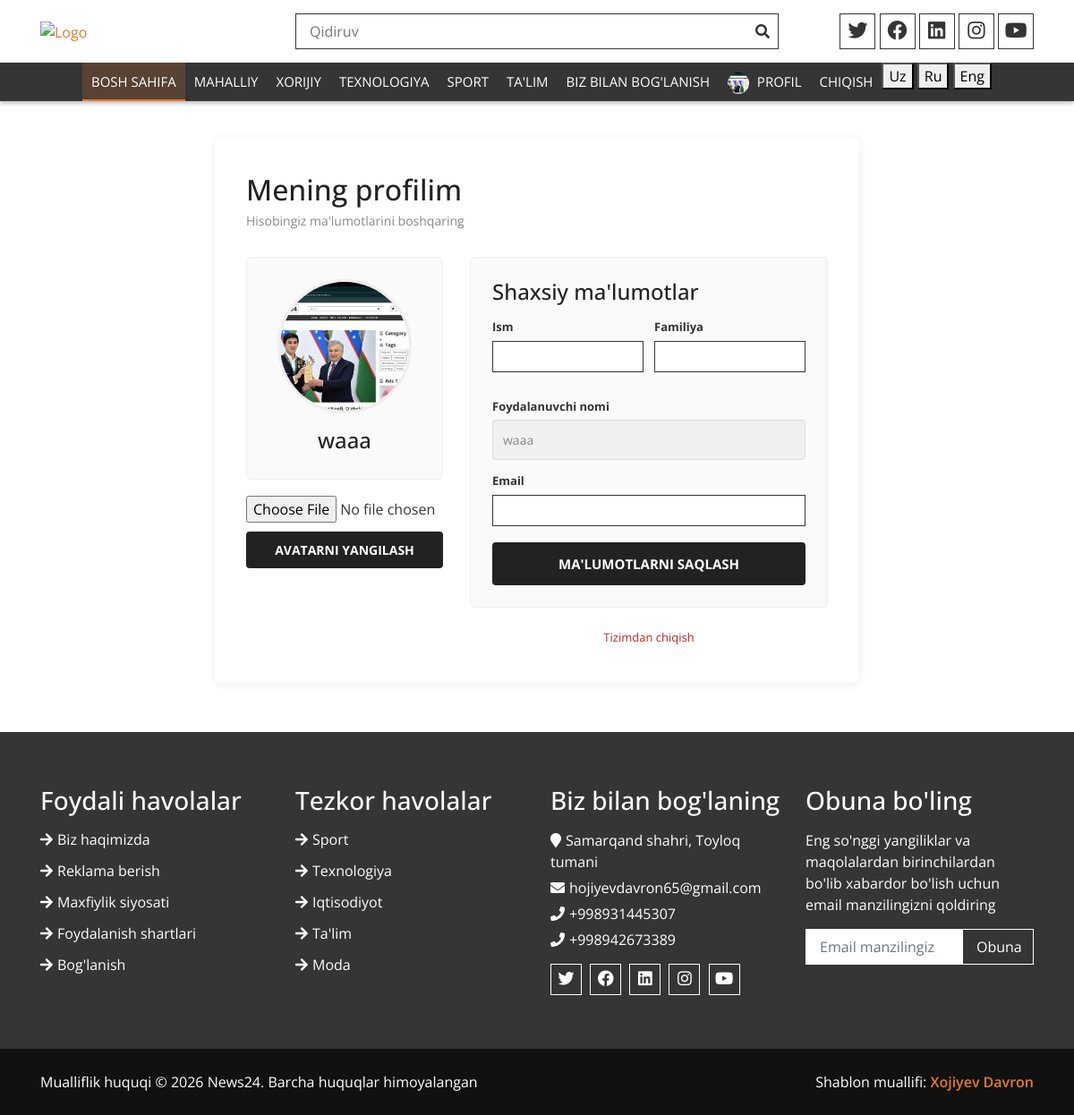
Page /profile/ (signed in) on the committed database.
### account/models.py (models this page shows, shortened)
class User(AbstractUser):
    pass

class Profile(models.Model):
    user = models.OneToOneField(User, on_delete=models.CASCADE)
    avatar = models.ImageField(upload_to='avatars',null=True, blank=True)
    bio = models.TextField(blank=True)

### account/views.py (the view)
# urls.py: path('profile/',  views.profile_view,  name='profile'),
@login_required
def profile_view(request):
    profile, created = Profile.objects.get_or_create(user=request.user)
    if request.method == 'POST':
        if 'update_profile' in request.POST:
            profile_form = ProfileForm(request.POST, instance=request.user)
            avatar_form = AvatarForm(instance=profile)
            if profile_form.is_valid():
                profile_form.save()
                messages.success(request, "Profil ma'lumotlari yangilandi.")
                return redirect('profile')
        elif 'update_avatar' in request.POST:
            profile_form = ProfileForm(instance=request.user)
            avatar_form = AvatarForm(request.POST, request.FILES, instance=profile)
            if avatar_form.is_valid():
                avatar_form.save()
                messages.success(request, "Avatar yangilandi.")
                return redirect('profile')
        else:
            profile_form = ProfileForm(instance=request.user)
            avatar_form = AvatarForm(instance=profile)
    else:
        profile_form = ProfileForm(instance=request.user)
        avatar_form = AvatarForm(instance=profile)
    context = {
        'profile_form': profile_form,
        'avatar_form': avatar_form,
        'profile': profile,
    }
    return render(request, 'profile.html', context)

### templates/profile.html (shortened to what this page needs)
  {% extends 'base.html' %}
{% block content %}
  <div style="display:flex; justify-content:center; padding:40px 20px;">
    <div style="background:#fff; width:720px; padding:40px 35px; border-radius:6px; box-shadow:0 2px 10px rgba(0,0,0,0.08);">
      <h2 style="margin-top:0; margin-bottom:5px; color:#222;">Mening profilim</h2>
      <p style="color:#888; font-size:14px; margin-top:0; margin-bottom:30px;">Hisobingiz ma'lumotlarini boshqaring</p>
      <div style="display:flex; gap:30px; flex-wrap:wrap;">
        <div style="flex:0 0 220px; text-align:center;">
          <div style="background:#fafafa; border:1px solid #eee; border-radius:6px; padding:24px;">
            {% if profile.avatar %}
              <img src="{{ profile.avatar.url }}" alt="Avatar"
                   style="width:150px; height:150px; border-radius:50%; object-fit:cover; border:3px solid #eee; display:block; margin:0 auto 16px auto;">
            {% else %}
              <img src="https://via.placeholder.com/150x150.png?text={{ user.username|first|upper }}"
                   alt="Avatar"
                   style="width:150px; height:150px; border-radius:50%; object-fit:cover; border:3px solid #eee; display:block; margin:0 auto 16px auto;">
            {% endif %}
            <h4 style="margin:0 0 4px 0; color:#222;">{{ user.username }}</h4>
          </div>
          <form action="{% url 'profile' %}" method="POST" enctype="multipart/form-data" style="margin-top:18px;">
            {{ avatar_form.avatar }}
            <button type="submit" name="update_avatar"
                    style="margin-top:10px; width:100%; padding:10px; background:#222; color:#fff; border:none; border-radius:4px; font-size:14px; font-weight:bold; cursor:pointer;">
              AVATARNI YANGILASH
            </button>
          </form>
        </div>
        <div style="flex:1; min-width:300px;">
          <div style="background:#fafafa; border:1px solid #eee; border-radius:6px; padding:24px;">
            <h4 style="margin-top:0; color:#222;">Shaxsiy ma'lumotlar</h4>
            <form action="{% url 'profile' %}" method="POST">
              <div style="display:flex; gap:12px; margin-bottom:14px;">
                <div style="flex:1;">
                  <label style="font-size:13px; font-weight:bold; color:#333; display:block; margin-bottom:5px;">Ism</label>
                  {{ profile_form.first_name }}
                </div>
                <div style="flex:1;">
                  <label style="font-size:13px; font-weight:bold; color:#333; display:block; margin-bottom:5px;">Familiya</label>
                  {{ profile_form.last_name }}
                </div>
              </div>
              <label style="font-size:13px; font-weight:bold; color:#333; display:block; margin-bottom:5px;">Foydalanuvchi nomi</label>
              <input type="text" value="{{ user.username }}" disabled
                     style="width:100%; padding:11px; margin-bottom:14px; border:1px solid #ddd; border-radius:4px; box-sizing:border-box; font-size:14px; background:#f0f0f0; color:#888;">
              <label style="font-size:13px; font-weight:bold; color:#333; display:block; margin-bottom:5px;">Email</label>
              {{ profile_form.email }}
              <button type="submit" name="update_profile"
                      style="width:100%; padding:13px; background:#222; color:#fff; border:none; border-radius:4px; font-size:15px; font-weight:bold; cursor:pointer;">
                MA'LUMOTLARNI SAQLASH
              </button>
            </form>
          </div>
          <div style="text-align:center; margin-top:20px;">
            <a href="{% url 'logout' %}" style="color:#b32a25; font-size:13px; text-decoration:none;">Tizimdan chiqish</a>
          </div>
        </div>
      </div>
    </div>
  </div>
{% endblock content %}

### templates/base.html (shortened to what this page needs)
{% load static %}
<!DOCTYPE html>
{% load i18n %}
<html lang="uz">
    <head>
        <link href="https://stackpath.bootstrapcdn.com/bootstrap/4.4.1/css/bootstrap.min.css" rel="stylesheet">
        <link href="https://cdnjs.cloudflare.com/ajax/libs/font-awesome/5.10.0/css/all.min.css" rel="stylesheet">
        <link href="lib/slick/slick.css" rel="stylesheet">
        <link href="lib/slick/slick-theme.css" rel="stylesheet">
        <link href="{% static 'css/style.css' %}" rel="stylesheet">
    </head>
    <body>
        <div class="top-header">
            <div class="container">
                <div class="row align-items-center">
                    <div class="col-lg-3 col-md-4">
                        <div class="logo">
                            <a href="">
                                <img src="{% static 'img/logo.png' %}" alt="Logo">
                            </a>
                        </div>
                    </div>
                    <div class="col-lg-6 col-md-4">
                        <form class="search"  method="GET">
                            <input type="text" placeholder="Qidiruv" name="q">
                            <button type="submit"><i class="fa fa-search"></i></button>
                        </form>
                    </div>
                    <div class="col-lg-3 col-md-4">
                        <div class="social">
                            <a href=""><i class="fab fa-twitter"></i></a>
                            <a href=""><i class="fab fa-facebook"></i></a>
                            <a href=""><i class="fab fa-linkedin"></i></a>
                            <a href=""><i class="fab fa-instagram"></i></a>
                            <a href=""><i class="fab fa-youtube"></i></a>
                        </div>
                    </div>
                </div>
            </div>
        </div>
        <div class="header">
            <div class="container">
                <nav class="navbar navbar-expand-md bg-dark navbar-dark">
                    <div class="collapse navbar-collapse justify-content-between" id="navbarCollapse">
                        <div class="navbar-nav m-auto">
                            <a href="{% url 'home' %}" class="nav-item nav-link active">{% trans 'Bosh sahifa' %}</a>
                            <a href="{% url 'local_news' %}" class="nav-item nav-link">{% trans 'Mahalliy' %}</a>
                            <a href="{% url 'global_news' %}" class="nav-item nav-link">{% trans 'Xorijiy' %}</a>
                            <a href="{% url 'technology_news' %}" class="nav-item nav-link">{% trans 'Texnologiya' %}</a>
                            <a href="{% url 'sports' %}" class="nav-item nav-link">{% trans 'Sport' %}</a>
                            <a href="{% url 'edu' %}" class="nav-item nav-link">{% trans "Ta'lim" %}</a>
                            <a href="{% url 'contact' %}" class="nav-item nav-link">{% trans "Biz bilan Bog'lanish" %}</a>
                            {% if user.is_authenticated %}
                                <a href="{% url 'profile' %}" class="nav-item nav-link">
                                    {% if user.profile.avatar %}
                                        <img src="{{ user.profile.avatar.url }}" alt="avatar"
                                             style="width:24px; height:24px; border-radius:50%; object-fit:cover; vertical-align:middle; margin-right:5px;">
                                    {% endif %}
                                    Profil
                                </a>
                                <a href="{% url 'logout' %}" class="nav-item nav-link">Chiqish</a>
                            {% else %}
                                <a href="{% url 'login' %}" class="nav-item nav-link">Kirish</a>
                                <a href="{% url 'register' %}" class="nav-item nav-link">Ro'yxatdan o'tish</a>
                            {% endif %}
                            <form method="POST" action="{% url 'set_language' %}">
                                <button type="submit" name="langauge" value="uz">Uz</button>
                                <button type="submit" name="langauge" value="ru">Ru</button>
                                <button type="submit" name="langauge" value="en">Eng</button>
                            </form>
                        </div>
                    </div>
                </nav>
            </div>
        </div>
      {% block content %}
     {% endblock content %}
        <div class="footer">
            <div class="container-fluid">
                <div class="row">
                    <div class="col-lg-3 col-md-6">
                        <div class="footer-widget">
                            <h3 class="title">Foydali havolalar</h3>
                            <ul>
                                <li><a href="#">Biz haqimizda</a></li>
                                <li><a href="#">Reklama berish</a></li>
                                <li><a href="#">Maxfiylik siyosati</a></li>
                                <li><a href="#">Foydalanish shartlari</a></li>
                                <li><a href="#">Bog'lanish</a></li>
                            </ul>
                        </div>
                    </div>
                    <div class="col-lg-3 col-md-6">
                        <div class="footer-widget">
                            <h3 class="title">Tezkor havolalar</h3>
                            <ul>
                                <li><a href="#">Sport</a></li>
                                <li><a href="#">Texnologiya</a></li>
                                <li><a href="#">Iqtisodiyot</a></li>
                                <li><a href="#">Ta'lim</a></li>
                                <li><a href="#">Moda</a></li>
                            </ul>
                        </div>
                    </div><div class="col-lg-3 col-md-6">
                        <div class="footer-widget">
                            <h3 class="title">Biz bilan bog'laning</h3>
                            <div class="contact-info">
                                <p><i class="fa fa-map-marker"></i>Samarqand shahri, Toyloq tumani</p>
                                <p><i class="fa fa-envelope"></i>hojiyevdavron65@gmail.com</p>
                                <p><i class="fa fa-phone"></i>+998931445307</p>
                                <p><i class="fa fa-phone"></i>+998942673389</p>
                                <div class="social">
                                    <a href=""><i class="fab fa-twitter"></i></a>
                                    <a href=""><i class="fab fa-facebook"></i></a>
                                    <a href=""><i class="fab fa-linkedin"></i></a>
                                    <a href=""><i class="fab fa-instagram"></i></a>
                                    <a href=""><i class="fab fa-youtube"></i></a>
                                </div>
                            </div>
                        </div>
                    </div>
                    <div class="col-lg-3 col-md-6">
                        <div class="footer-widget">
                            <h3 class="title">Obuna bo'ling</h3>
                            <div class="newsletter">
                                <p>
                                    Eng so'nggi yangiliklar va maqolalardan birinchilardan bo'lib xabardor bo'lish uchun email manzilingizni qoldiring
                                </p>
                                <form method="POST" action="#">
                                    <input class="form-control" type="email" placeholder="Email manzilingiz" name="email" required>
                                    <button class="btn">Obuna</button>
                                </form>
                            </div>
                        </div>
                    </div>
                </div>
            </div>
        </div>
        <div class="footer-bottom">
            <div class="container">
                <div class="row">
                    <div class="col-md-6 copyright">
                        <p>Mualliflik huquqi &copy; 2026 News24. Barcha huquqlar himoyalangan</p>
                    </div>
                    <div class="col-md-6 template-by">
                        <p>Shablon muallifi: <a href="Xojiyev Davron">Xojiyev Davron</a></p>
                    </div>
                </div>
            </div>
        </div>
    </body>
</html>

### rows in the picture
User: profile.avatar (picture), username "waaa"
Profile: avatar (picture)
